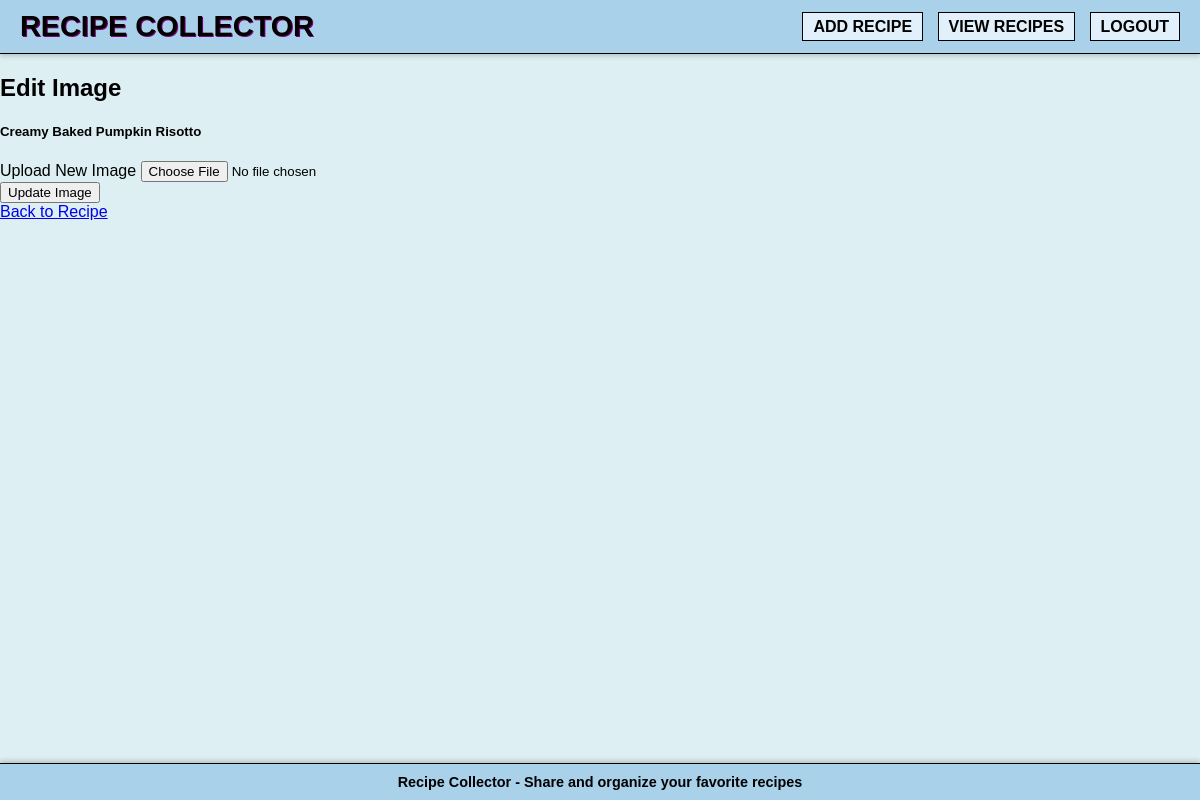
The app's page /edit_image/7 (signed in), older data.
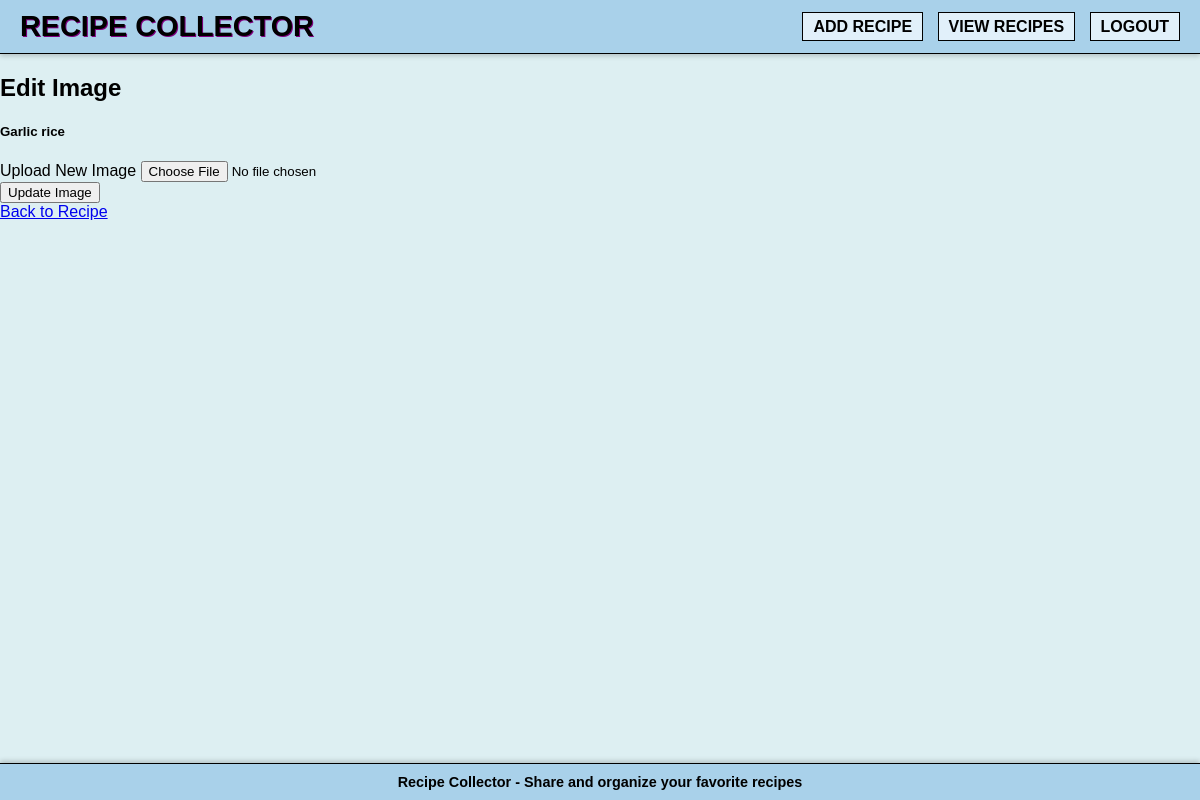
The same page, newer data.
### app.py (models this page shows, shortened)
class Recipe(db.Model):
    __tablename__ = 'recipe'  # Explicitly set table name
    id = db.Column(db.Integer, primary_key=True)
    title = db.Column(db.String(200), nullable=False)
    ingredients = db.Column(db.Text, nullable=False)
    instructions = db.Column(db.Text, nullable=False)
    source_url = db.Column(db.String(500), nullable=False)
    source_name = db.Column(db.String(200), nullable=False)
    image_url = db.Column(db.String(500), nullable=True)
    created_at = db.Column(db.DateTime, default=datetime.utcnow)
    my_comment = db.Column(db.Text, nullable=True)  # New field for your personal comment

### app.py (the view, shortened to what this page needs)
@app.route('/edit_image/<int:recipe_id>', methods=['GET', 'POST'])
def edit_image(recipe_id):
    if not session.get('logged_in'):
        abort(403)
    recipe = Recipe.query.get_or_404(recipe_id)
    return render_template('edit_image.html', recipe=recipe)

### templates/edit_image.html (shortened to what this page needs)
{% extends "base.html" %}
{% block content %}
<div class="container">
    <div class="row justify-content-center">
        <div class="col-md-6 col-lg-5">
            <div class="card mt-5">
                <div class="card-header text-center">
                    <h2>Edit Image</h2>
                    <h5 class="text-muted">{{ recipe.title }}</h5>
                </div>
                <div class="card-body">
                    <form method="POST" enctype="multipart/form-data">
                        <div class="mb-3">
                            <label for="image_file" class="form-label">Upload New Image</label>
                            <input type="file" class="form-control" id="image_file" name="image_file" accept="image/*" required>
                        </div>
                        <div class="d-grid">
                            <button type="submit" class="btn btn-primary">Update Image</button>
                        </div>
                    </form>
                    <div class="mt-3 text-center">
                        <a href="{{ url_for('recipe_detail', recipe_id=recipe.id) }}" class="btn btn-link">Back to Recipe</a>
                    </div>
                </div>
            </div>
        </div>
    </div>
</div>
{% endblock %}

Row changes from the older to the newer data that the page shows:
changed Recipe: title "Creamy Baked Pumpkin Risotto" → "Garlic rice"
